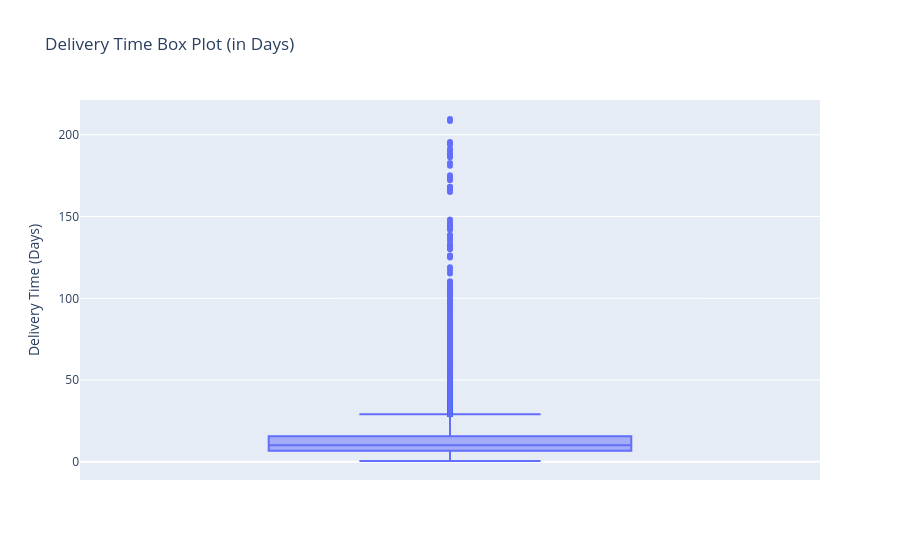

The code cell stored with this chart in its notebook:
### Code cell
import pandas as pd
import plotly.express as px

fig = px.box(
    orders,
    y = "delivery_time_days",
    title = "Delivery Time Box Plot (in Days)",
    labels={
        "delivery_time_days": "Delivery Time (Days)"
    }
)

fig.show()

### Figure 1 — Plotly figure (JSON) as saved in the notebook; plotly's stock layout.template omitted (floating-point values rounded to 4 significant figures; data arrays with more than 128 entries replaced by an {"elided": "..."} marker saying what was removed)
{"data": [{"alignmentgroup": "True", "hovertemplate": "Delivery Time (Days)=%{y}<extra></extra>", "legendgroup": "", "marker": {"color": "#636efa"}, "name": "", "notched": false, "offsetgroup": "", "orientation": "v", "showlegend": false, "type": "box", "x0": " ", "xaxis": "x", "y": {"elided": "96461 float values"}, "y0": " ", "yaxis": "y"}], "layout": {"boxmode": "group", "legend": {"tracegroupgap": 0}, "title": {"text": "Delivery Time Box Plot (in Days)"}, "xaxis": {"anchor": "y", "domain": [0, 1]}, "yaxis": {"anchor": "x", "domain": [0, 1], "title": {"text": "Delivery Time (Days)"}}}}
